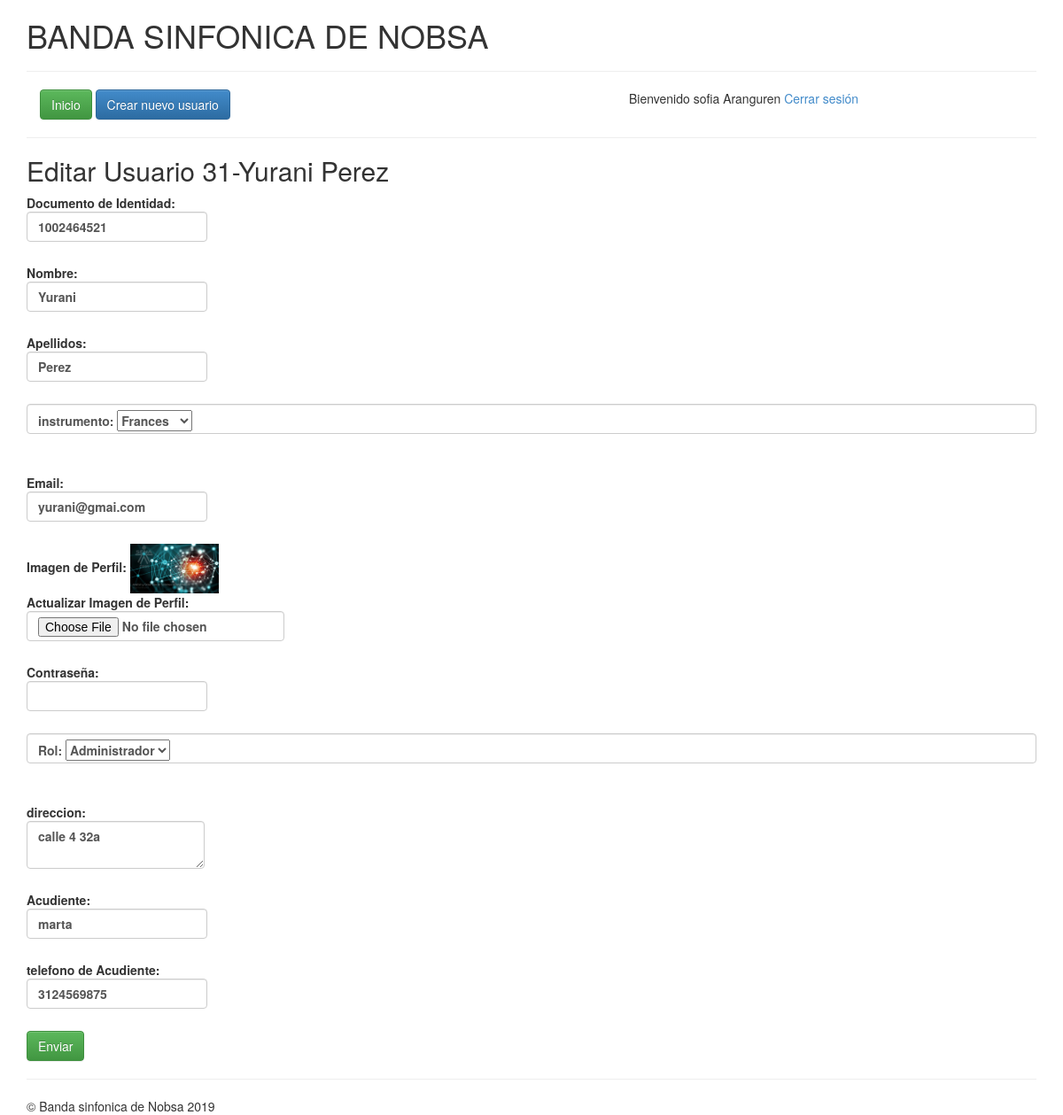
The app's page /editar.php?id=31 (signed in) with its own data.
### tables this page shows
CREATE TABLE `users` (
  `user_id` int(255) NOT NULL,
  `identificacion` varchar(55) DEFAULT NULL,
  `nombre` varchar(50) DEFAULT NULL,
  `apellidos` varchar(255) DEFAULT NULL,
  `instrumento` varchar(255) DEFAULT NULL,
  `email` varchar(255) DEFAULT NULL,
  `password` varchar(255) DEFAULT NULL,
  `role` varchar(255) DEFAULT NULL,
  `direccion` text,
  `acudiente` varchar(255) DEFAULT NULL,
  `telefonoAcudiente` varchar(255) DEFAULT NULL,
  `image` varchar(255) DEFAULT NULL
);

### editar.php (the view, shortened to what this page needs)
<?php require_once("includes/header.php")?>
<?php
function setValueField($datos,$field, $textarea=false){
  if(isset($datos) && count($datos)>=1){
    if($textarea != false){
      echo $datos[$field];
    }else{
      echo "value='{$datos[$field]}'";
    }
  }
}
$id=$_GET["id"];
$user_query=mysqli_query($db, "SELECT * FROM users WHERE user_id={$id}");
$user=mysqli_fetch_assoc($user_query);
?>
<h2>Editar Usuario <?php echo $user["user_id"]."-".$user["nombre"]." ".$user["apellidos"];?></h2>
<form action="" method="POST" enctype="multipart/form-data">
<label for="identificacion">Documento de Identidad:
    <input type="text" name="identificacion" class="form-control" <?php setValueField($user, "identificacion");?>/>
    </label>
    <label for="nombre">Nombre:
    <input type="text" name="nombre" class="form-control" <?php setValueField($user, "nombre");?>/>
    </label>
    <label for="apellidos">Apellidos:
        <input type="text" name="apellidos" class="form-control" <?php setValueField($user, "apellidos");?>/>
    </label>
    <label for="instrumento" class="form-control">instrumento:
        <select name="instrumento">
            <option value="Frances"<?php if($user["instrumento"]=='Frances'){echo "selected='selected'";}?>>Frances</option>
        </select>
    </label>
    <label for="email">Email:
        <input type="email" name="email" class="form-control" <?php setValueField($user, "email");?>/>
    </label>
    <label for="image">
      <?php if($user["image"] != null){?>
        Imagen de Perfil: <img src="uploads/<?php echo $user["image"] ?>" width="100"/><br/>
      <?php } ?>
        Actualizar Imagen de Perfil:
        <input type="file" name="image" class="form-control"/>
    </label>
    <label for="password">Contraseña:
        <input type="password" name="password" class="form-control"/>
    </label>
    <label for="role" class="form-control">Rol:
        <select name="role">
            <option value="1" <?php if($user["role"]==1){echo "selected='selected'";}?>>Administrador</option>
        </select>
    </label>
    <label for="direccion">direccion:
        <textarea name="direccion" class="form-control"><?php setValueField($user, "direccion", true);?></textarea>
    </label>
    <label for="acudiente">Acudiente:
    <input type="text" name="acudiente" class="form-control" <?php setValueField($user, "acudiente");?>/>
    </label>
    <label for="telefonoAcudiente">telefono de Acudiente:
    <input type="text" name="telefonoAcudiente" class="form-control" <?php setValueField($user, "telefonoAcudiente");?>/>
    </label>
    <input type="submit" value="Enviar" name="submit" class="btn btn-success"/>
</form>
<?php require_once("includes/footer.php")?>

### records on screen
users: user_id "31", nombre "Yurani", apellidos "Perez", identificacion "1002464521", instrumento "Frances", email "yurani@gmai.com", image (picture), role "Administrador", direccion "calle 4 32a", acudiente "marta", telefonoAcudiente "3124569875"

### other values on screen
$_SESSION["logged"]["nombre"] "sofia"
$_SESSION["logged"]["apellidos"] "Aranguren"
